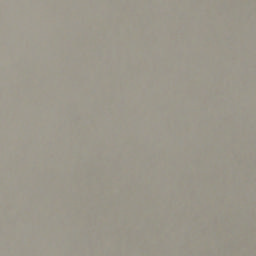
#> input picture data/cloudy/train_10538.jpg, 256 x 256 px; its folder holds only this picture in this run
$ jupyter execute --allow-errors CSC4260_Project_Code.ipynb   (older library calls are emulated)
#> lines starting #> are read from the running program, lines starting #| are printed output that depends on the picture
[cell 1]
import cv2
import numpy as np
import matplotlib.pyplot as plt
import os
import pandas as pd
from skimage.metrics import structural_similarity as ssim
import math

def calculate_psnr(original, enhanced):
    mse = np.mean((original.astype(np.float64) - enhanced.astype(np.float64)) ** 2)
    if mse == 0:
        return float('inf')
    max_pixel = 255.0
    psnr_value = 20 * math.log10(max_pixel / math.sqrt(mse))
    return psnr_value

def calculate_ssim(original, enhanced):
    min_dimension = min(original.shape[:2])
    win_size = min(3, min_dimension)

    if len(original.shape) == 3:
        ssim_value = ssim(
            original,
            enhanced,
            multichannel=True,
            channel_axis=-1,
            win_size=win_size
        )
    else:
        ssim_value = ssim(
            original,
            enhanced,
            win_size=win_size
        )
    return ssim_value


def process_image(image_path, method='HE', color_space='grayscale'):
    if color_space == 'grayscale':
        image = cv2.imread(image_path, cv2.IMREAD_GRAYSCALE)
    else:
        image = cv2.imread(image_path)
        image = cv2.cvtColor(image, cv2.COLOR_BGR2RGB)

    if image is None:
        print(f"Failed to load image {image_path}")
        return None, None, None, None
    if method == 'HE':
        enhanced_image = apply_he(image, color_space)
    elif method == 'CLAHE':
        enhanced_image = apply_clahe(image, color_space)
    else:
        raise ValueError("Invalid method. Choose 'HE' or 'CLAHE'.")
    psnr_value = calculate_psnr(image, enhanced_image)
    ssim_value = calculate_ssim(image, enhanced_image)

    return image, enhanced_image, psnr_value, ssim_value

def apply_he(image, color_space):
    if color_space == 'grayscale':
        enhanced = cv2.equalizeHist(image)
    else:
        img_y_cr_cb = cv2.cvtColor(image, cv2.COLOR_RGB2YCrCb)
        y_channel, cr, cb = cv2.split(img_y_cr_cb)
        y_channel_eq = cv2.equalizeHist(y_channel)
        img_y_cr_cb_eq = cv2.merge((y_channel_eq, cr, cb))
        enhanced = cv2.cvtColor(img_y_cr_cb_eq, cv2.COLOR_YCrCb2RGB)
    return enhanced
def apply_clahe(image, color_space):
    if color_space == 'grayscale':
        clahe = cv2.createCLAHE(clipLimit=2.0, tileGridSize=(8,8))
        enhanced = clahe.apply(image)
    else:
        img_y_cr_cb = cv2.cvtColor(image, cv2.COLOR_RGB2YCrCb)
        y_channel, cr, cb = cv2.split(img_y_cr_cb)
        clahe = cv2.createCLAHE(clipLimit=2.0, tileGridSize=(8,8))
        y_channel_clahe = clahe.apply(y_channel)
        img_y_cr_cb_clahe = cv2.merge((y_channel_clahe, cr, cb))
        enhanced = cv2.cvtColor(img_y_cr_cb_clahe, cv2.COLOR_YCrCb2RGB)
    return enhanced

dataset_dir = 'data'
classes = ['cloudy', 'desert', 'water', 'green_area']
methods = ['HE', 'CLAHE']
color_spaces = ['grayscale', 'color']

results = {method: {cs: [] for cs in color_spaces} for method in methods}

#> (the rest of this cell did not finish here and is left out)

#> in apply_he, `enhanced = cv2.equalizeHist(image)`:
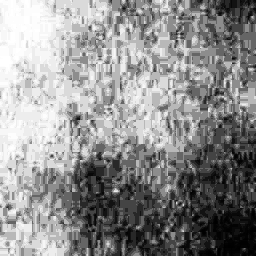
#> enhanced: shape (256, 256); min 0, max 255, mean 142.4
#> in calculate_psnr, `mse = np.mean((original.astype(np.float64) - enhanced.astype(np.float6..`: mse = 5183.7
#> in calculate_psnr, `psnr_value = 20 * math.log10(max_pixel / math.sqrt(mse))`: psnr_value = 10.98
#> in calculate_ssim, `ssim_value = ssim( original, enhanced, win_size=win_size )`: ssim_value = 0.325
#> `image, enhanced_image, psnr_value, ssim_value = process_image(image_pa..`: psnr_value = 10.98; ssim_value = 0.325
#> pass 2 of the loop `for cls in classes:`:
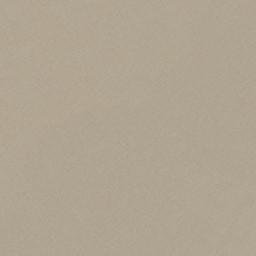
#> input picture data/desert/desert(1010).jpg, 256 x 256 px
#> in apply_he (call 3), `enhanced = cv2.equalizeHist(image)`:
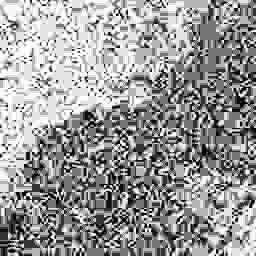
#> enhanced: shape (256, 256); min 0, max 255, mean 152.1
#> in process_image (call 5), `psnr_value = calculate_psnr(image, enhanced_image)`: psnr_value = 11.05
#> in process_image (call 5), `ssim_value = calculate_ssim(image, enhanced_image)`: ssim_value = 0.213
#> `image, enhanced_image, psnr_value, ssim_value = process_image(image_pa..`: psnr_value = 11.05; ssim_value = 0.213
                if image is not None:
                    results[method][color_space].append({
                        'class': cls,
                        'filename': filename,
                        'psnr': psnr_value,
                        'ssim': ssim_value
                    })

for method in methods:
    for color_space in color_spaces:
        df = pd.DataFrame(results[method][color_space])
        csv_filename = f'results_{method}_{color_space}.csv'
        df.to_csv(csv_filename, index=False)
averages = []
for method in methods:
    for color_space in color_spaces:
        df = pd.DataFrame(results[method][color_space])
        avg_psnr = df['psnr'].mean()
        avg_ssim = df['ssim'].mean()
        averages.append({
            'method': method,
            'color_space': color_space,
            'average_psnr': avg_psnr,
            'average_ssim': avg_ssim
        })

averages_df = pd.DataFrame(averages)
print(averages_df)
def display_images(original, he_image, clahe_image, color_space):
    plt.figure(figsize=(15, 5))
    titles = ['Original', 'HE', 'CLAHE']
    images = [original, he_image, clahe_image]

    for i in range(3):
        plt.subplot(1, 3, i+1)
        if color_space == 'grayscale':
            plt.imshow(images[i], cmap='gray')
        else:
            plt.imshow(images[i])
        plt.title(titles[i])
        plt.axis('off')
    plt.show()

sample_image_path = os.path.join(dataset_dir, 'desert', 'desert(4).jpg')
original_color = cv2.imread(sample_image_path)
original_color = cv2.cvtColor(original_color, cv2.COLOR_BGR2RGB)
original_gray = cv2.cvtColor(original_color, cv2.COLOR_RGB2GRAY)

he_color = apply_he(original_color, 'color')
clahe_color = apply_clahe(original_color, 'color')
he_gray = apply_he(original_gray, 'grayscale')
clahe_gray = apply_clahe(original_gray, 'grayscale')

display_images(original_color, he_color, clahe_color, 'color')

display_images(original_gray, he_gray, clahe_gray, 'grayscale')
